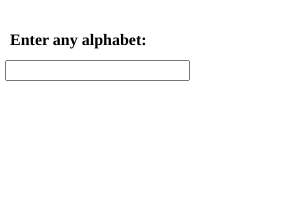
Frame 1 (no input)
Frame 60 (no input): identical to frame 1, image omitted
Frame 120 (the mouse pressed at the canvas centre since frame 60): identical to frame 1, image omitted

The p5.js sketch that drew this single still picture (run headless with seeded random() and noise() and a simulated clock; from frame 60 on, the mouse is pressed at the canvas centre):

// p5.js sketch
// ── sketch.js
var input, heading;

function setup() {
  
  createCanvas(300, 200);
  background(178,255,102);
  
  input = createInput();
  input.position(5, 60);

  heading = createElement('h4', 'Enter any alphabet:');
  heading.position(10, 10);
    
  textAlign(CENTER);
  textSize(50);
}

function draw() {

  var value = input.value();
  switch (value) {
      
    case 'a':
      console.log("Vowel");
      background("black")
      break;
      
    case 'e':
      console.log("Vowel");
      background("red")
      break;
      
    case 'i':
      console.log("Vowel");
      background("green")
      break;
      
    case 'o':
      console.log("Vowel");  
      background("purple")
      break;
      
    case 'u':
      console.log("Vowel");
      background("orange")  
      break;
      
    default:
      console.log("Please enter any character"); 
      background("white") 
  }
}



// ── style.css
html, body {
  margin: 0;
  padding: 0;
}
canvas {
  display: block;
}
.customInput {
  width:200px;
  height:30px;
  border: 3px solid rgb(138, 220, 90);
  border-radius: 5px;
  padding: 5px;
  background-color:transparent;
  font-size: 20px;
  outline:none;
  color:rgb(243, 43, 43);
  font-family: vollkorn;
  text-align: center;
}
